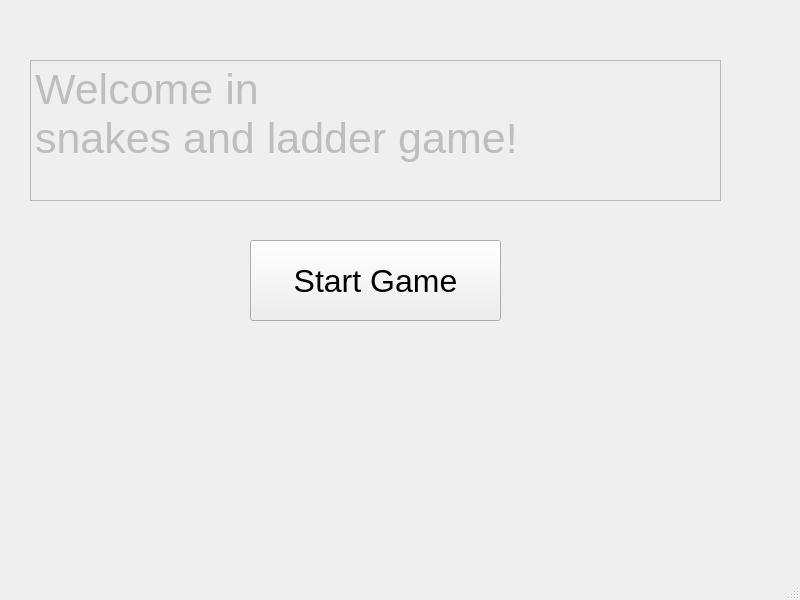
<?xml version="1.0" encoding="UTF-8"?>
<ui version="4.0">
 <class>MainWindow</class>
 <widget class="QMainWindow" name="MainWindow">
  <property name="geometry">
   <rect>
    <x>0</x>
    <y>0</y>
    <width>800</width>
    <height>600</height>
   </rect>
  </property>
  <property name="windowTitle">
   <string>MainWindow</string>
  </property>
  <widget class="QWidget" name="centralwidget">
   <widget class="QPushButton" name="pushButton">
    <property name="geometry">
     <rect>
      <x>250</x>
      <y>240</y>
      <width>251</width>
      <height>81</height>
     </rect>
    </property>
    <property name="font">
     <font>
      <pointsize>24</pointsize>
     </font>
    </property>
    <property name="text">
     <string>Start Game</string>
    </property>
   </widget>
   <widget class="QPlainTextEdit" name="plainTextEdit">
    <property name="enabled">
     <bool>false</bool>
    </property>
    <property name="geometry">
     <rect>
      <x>30</x>
      <y>60</y>
      <width>691</width>
      <height>141</height>
     </rect>
    </property>
    <property name="font">
     <font>
      <pointsize>32</pointsize>
     </font>
    </property>
    <property name="acceptDrops">
     <bool>false</bool>
    </property>
    <property name="autoFillBackground">
     <bool>true</bool>
    </property>
    <property name="plainText">
     <string>Welcome in 
snakes and ladder game!</string>
    </property>
    <property name="backgroundVisible">
     <bool>true</bool>
    </property>
   </widget>
  </widget>
  <widget class="QMenuBar" name="menubar">
   <property name="geometry">
    <rect>
     <x>0</x>
     <y>0</y>
     <width>800</width>
     <height>26</height>
    </rect>
   </property>
  </widget>
  <widget class="QStatusBar" name="statusbar"/>
 </widget>
 <resources/>
 <connections/>
</ui>
